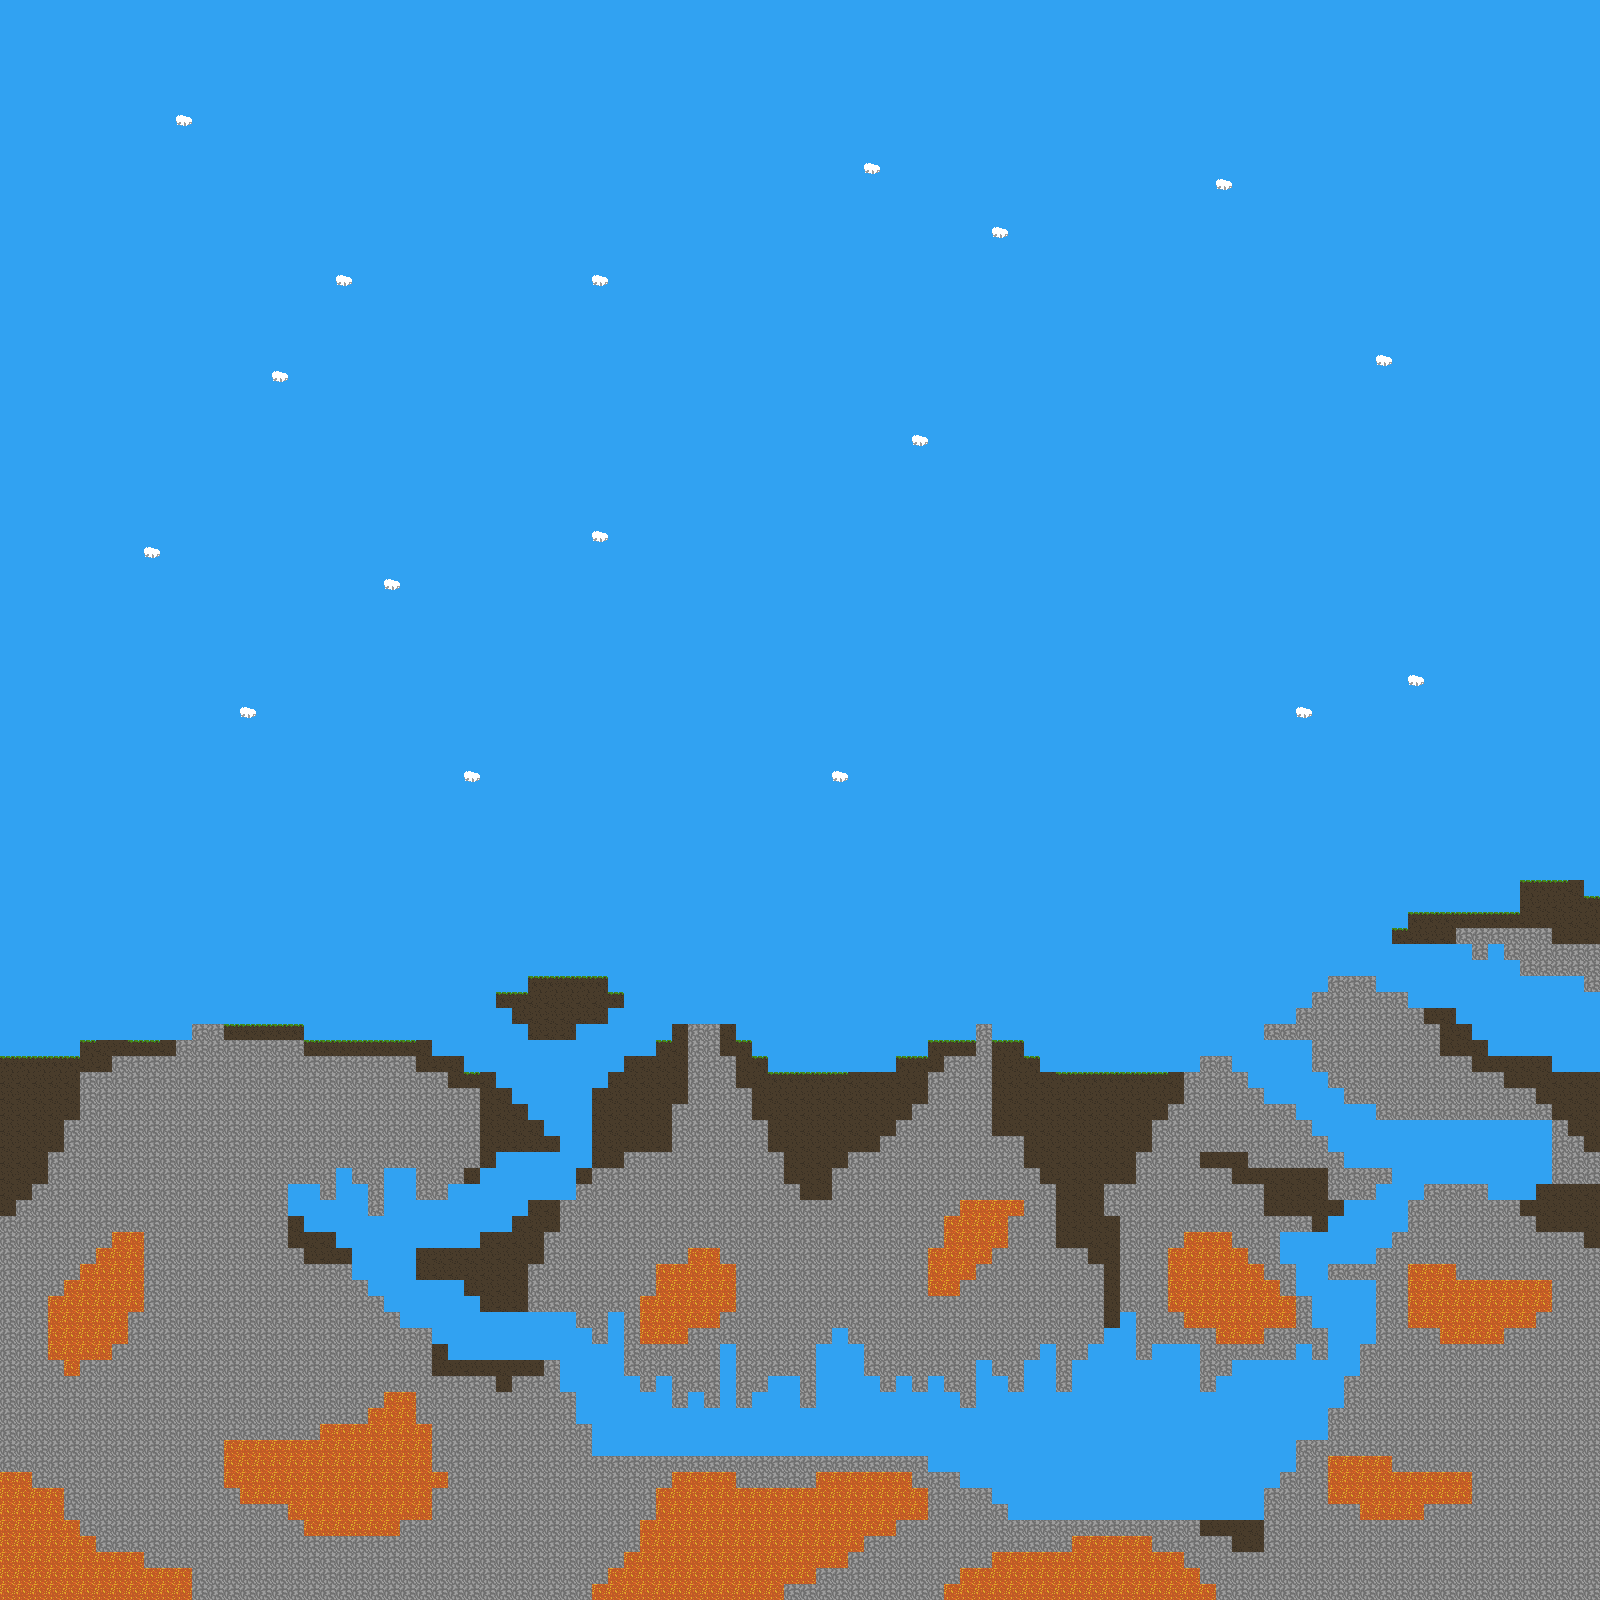

This is a level from a 2D game, rendered from its Tiled map with the project's own tilesets. A one-line summary and the map file follow, with tile-layer data summarised:
An orthogonal 100x100 tile map with 16x16 px tiles, 2 tile layers (Tile Layer 1, Tile Layer 2).

<map version="1.0" tiledversion="1.1.5" orientation="orthogonal" renderorder="right-down" width="100" height="100" tilewidth="16" tileheight="16" infinite="0" nextobjectid="1">
 <tileset firstgid="1" name="Tiles" tilewidth="16" tileheight="16" tilecount="6" columns="6">
  <image source="tiles.png" width="96" height="16" />
 </tileset>
 <layer name="Tile Layer 1" width="100" height="100">
  <data>[10000 cells, 10000 non-empty, 1 distinct tile ids]</data>
 </layer>
 <layer name="Tile Layer 2" width="100" height="100">
  <data>[10000 cells, 2950 non-empty, 5 distinct tile ids]</data>
 </layer>
</map>
